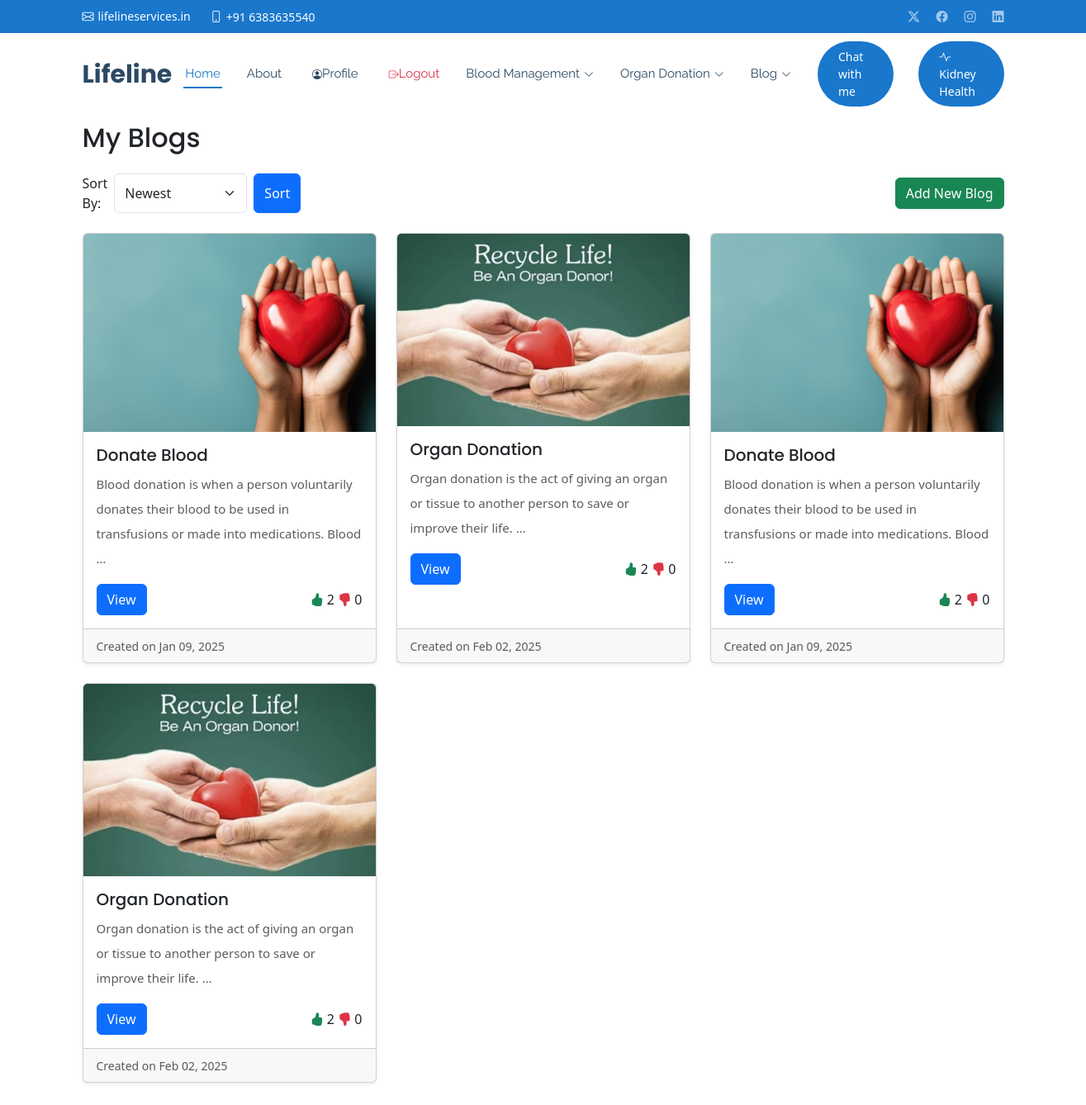
The app's page /blogs/my/ (signed in) with its own data.
### core/models.py (models this page shows, shortened)
class Blog(models.Model):
    title = models.CharField(max_length=200)
    slug = models.SlugField(unique=True, blank=True)
    category = models.ForeignKey(BlogCategory, on_delete=models.SET_NULL, null=True)
    featured_image = models.ImageField(upload_to='blog_images/')
    content = RichTextField()
    author = models.ForeignKey(Hospital, on_delete=models.CASCADE)  # Changed to Donor model
    created_at = models.DateTimeField(auto_now_add=True)
    updated_at = models.DateTimeField(auto_now=True)
    is_featured = models.BooleanField(default=False)
    views_count = models.PositiveIntegerField(default=0)
    tags = models.CharField(max_length=200, help_text="Comma separated tags")
    views = models.PositiveIntegerField(default=0)
    likes = models.ManyToManyField(User, related_name='blog_likes', blank=True, default=0)
    dislikes = models.ManyToManyField(User, related_name='blog_dislikes', blank=True, default=0)
    def total_likes(self):
        return self.likes.count()
    def total_dislikes(self):
        return self.dislikes.count()
    class Meta:
        ordering = ['-created_at']

### core/views.py (the view)
# urls.py: path('blogs/my/', views.my_blogs, name='my_blogs'),
@login_required
def my_blogs(request):
    blogs = Blog.objects.filter(author=request.user.hospital_profile).order_by('-likes')
    return render(request, 'hospital/my_blogs.html', {'blogs': blogs})

### core/templates/hospital/my_blogs.html (shortened to what this page needs)
{% extends 'base.html' %}
{% load static %}
{% block content %}
<div class="container mt-5">
    <h2 class="mb-4">My Blogs</h2>
    <div class="d-flex justify-content-between align-items-center mb-4">
        <div>
            <form method="get" class="d-flex">
                <label for="sort" class="me-2">Sort By:</label>
                <select name="sort" id="sort" class="form-select me-2">
                    <option value="-created_at">Newest</option>
                </select>
                <button type="submit" class="btn btn-primary">Sort</button>
            </form>
        </div>
        <a href="{% url 'add_blog' %}" class="btn btn-success">Add New Blog</a>
    </div>
    <div class="row">
        {% for blog in blogs %}
        <div class="col-md-4 mb-4">
            <div class="card h-100 shadow-sm">
                {% if blog.featured_image %}
                <img src="{{ blog.featured_image.url }}" class="card-img-top" alt="{{ blog.title }}">
                {% endif %}
                <div class="card-body">
                    <h5 class="card-title">{{ blog.title }}</h5>
                    <p class="card-text text-muted">{{ blog.content|truncatewords:20 }}</p>
                    <div class="d-flex justify-content-between align-items-center">
                        <a href="{% url 'blog_detail' blog.slug %}" class="btn btn-primary">View</a>
                        <div>
                            <i class="bi bi-hand-thumbs-up-fill text-success"></i> {{ blog.total_likes }}
                            <i class="bi bi-hand-thumbs-down-fill text-danger"></i> {{ blog.total_dislikes }}
                        </div>
                    </div>
                </div>
                <div class="card-footer text-muted">
                    <small>Created on {{ blog.created_at|date:"M d, Y" }}</small>
                </div>
            </div>
        </div>
        {% empty %}
        <div class="col-12 text-center">
            <p>No blogs found. <a href="{% url 'add_blog' %}">Add your first blog!</a></p>
        </div>
        {% endfor %}
    </div>
</div>
{% endblock %}

### static/css/main.css (style rules this page uses)
:root { --default-font: "Roboto", system-ui, -apple-system, "Segoe UI", Roboto, "Helvetica Neue", Arial, "Noto Sans", "Liberation Sans", sans-serif, "Apple Color Emoji", "Segoe UI Emoji", "Segoe UI Symbol", "Noto Color Emoji"; --heading-font: "Poppins", sans-serif; --nav-font: "Raleway", sans-serif; }
:root { --background-color: #ffffff; --default-color: #444444; --heading-color: #2c4964; --accent-color: #1977cc; --surface-color: #ffffff; --contrast-color: #ffffff; }
:root { --nav-color: #2c4964; --nav-hover-color: #1977cc; --nav-mobile-background-color: #ffffff; --nav-dropdown-background-color: #ffffff; --nav-dropdown-color: #2c4964; --nav-dropdown-hover-color: #1977cc; }
:root { scroll-behavior: smooth; }
body { color: var(--default-color); background-color: var(--background-color); font-family: var(--default-font); }
a { color: var(--accent-color); text-decoration: none; transition: 0.3s; }
h1, h2, h3, h4, h5, h6 { color: var(--heading-color); font-family: var(--heading-font); }
.card { border-radius: 15px; transition: transform 0.2s ease-in-out; }
.btn-primary { background-color: #007bff; border-color: #007bff; color: white; border-radius: 8px; padding: 12px 20px; font-size: 16px; transition: background-color 0.3s ease-in-out; }
.card { border: none; transition: all 0.3s ease; }
.btn-primary { background-color: #0d6efd; border-color: #0d6efd; padding: 8px 20px; transition: all 0.3s ease; }

### static/css/templatemo-stand-blog.css (style rules this page uses)
body { font-family: 'Roboto', sans-serif; overflow-x: hidden; text-rendering: optimizeLegibility; -webkit-font-smoothing: antialiased; -moz-osx-font-smoothing: grayscale; }
p { margin-bottom: 0px; font-size: 15px; font-weight: 400; color: #7a7a7a; line-height: 30px; }
a { text-decoration: none!important; }
h1,h2,h3,h4,h5,h6 { margin: 0px; }

### records on screen
Blog: featured_image (picture), title "Donate Blood", content "Blood donation is when a person voluntarily donates their blood to be used in transfusions or made into medications. Blood …", total_likes "2", total_dislikes "0", created_at "Jan 09, 2025"
Blog: featured_image (picture), title "Organ Donation", content "Organ donation is the act of giving an organ or tissue to another person to save or improve their life. …", total_likes "2", total_dislikes "0", created_at "Feb 02, 2025"
